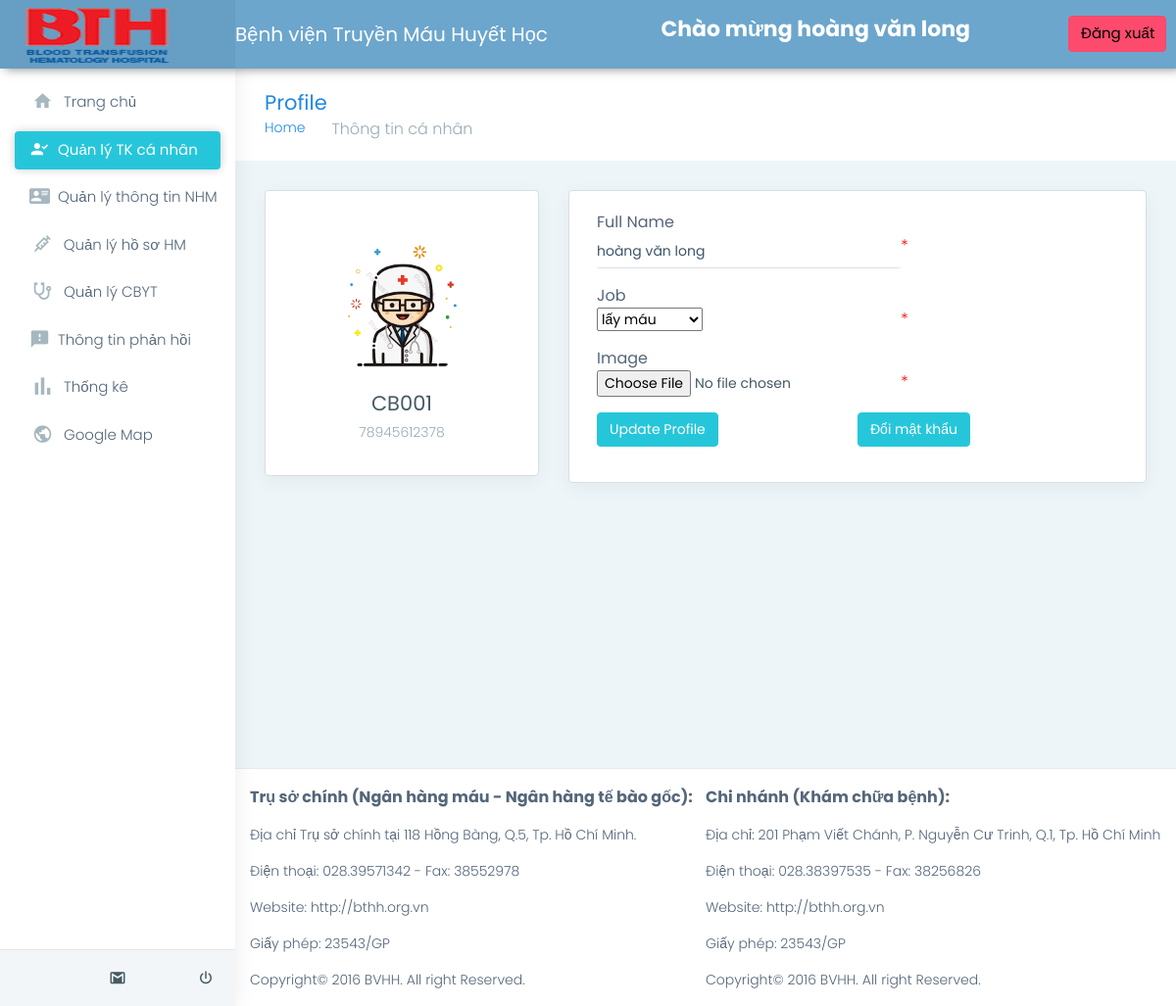
/admin/html/pages-profile.php (signed in), run on the app's committed database.
### tables this page shows
CREATE TABLE `canboyte` (
  `MSCBYT` char(10) NOT NULL,
  `CCCD` char(11) DEFAULT NULL,
  `TEN` varchar(50) DEFAULT NULL,
  `CHUCVU` varchar(20) DEFAULT NULL,
  `password` char(20) DEFAULT NULL,
  `quyen` tinyint(1) DEFAULT NULL,
  `img` tinyint(1) DEFAULT NULL,
  `email` char(50) DEFAULT NULL
);

### admin/html/pages-profile.php (the view, shortened to what this page needs)
<!DOCTYPE html>
<html dir="ltr" lang="en">
<head>
    <link href="css/style.min.css" rel="stylesheet">
</head>
<body>
    <?php
    $nameErr =$cccdErr = $passErr = $jobErr= "";
    $errors= "";
    ?>
    <div id="main-wrapper" data-layout="vertical" data-navbarbg="skin5" data-sidebartype="full"
        data-sidebar-position="absolute" data-header-position="absolute" data-boxed-layout="full">
        <header class="topbar" data-navbarbg="skin6" style="background-color: #6CA6CD;">
            <?php
                include "../include/header.php";
            ?>
        </header>
        <aside class="left-sidebar" data-sidebarbg="skin6">
            <div class="scroll-sidebar">
                <nav class="sidebar-nav">
                    <?php
                        include "../include/left-side.php";
                    ?>
                </nav>
            </div>
            <div class="sidebar-footer">
                <div class="row">
                    <div class="col-4 link-wrap">
                        <a href="" class="link" data-toggle="tooltip" title="" data-original-title="Settings"><i
                                class="ti-settings"></i></a>
                    </div>
                    <div class="col-4 link-wrap">
                        <a href="" class="link" data-toggle="tooltip" title="" data-original-title="Email"><i
                                class="mdi mdi-gmail"></i></a>
                    </div>
                    <div class="col-4 link-wrap">
                        <a href="" class="link" data-toggle="tooltip" title="" data-original-title="Logout"><i
                                class="mdi mdi-power"></i></a>
                    </div>
                </div>
            </div>
        </aside>
        <div class="page-wrapper">
            <div class="page-breadcrumb">
                <div class="row align-items-center">
                    <div class="col-md-6 col-8 align-self-center">
                        <h3 class="page-title mb-0 p-0">Profile</h3>
                        <div class="d-flex align-items-center">
                            <nav aria-label="breadcrumb">
                                <ol class="breadcrumb">
                                    <li class="breadcrumb-item"><a href="trangchu.php">Home</a></li>
                                    <li class="breadcrumb-item active" aria-current="page">Thông tin cá nhân</li>
                                </ol>
                            </nav>
                        </div>
                    </div>
                </div>
            </div>
            <div class="container-fluid">
                <div class="row">
                    <div class="col-lg-4 col-xlg-3 col-md-5">
                        <div class="card">
                            <div class="card-body profile-card">
                                <?php
                                            $cccd=$_SESSION['CCCD'];
                                            $sql = mysql_query("SELECT * FROM canboyte WHERE CCCD='$cccd'");
                                            $row = mysql_fetch_array($sql);
                                        ?>
                                <center class="mt-4"><?php while ($r = mysql_fetch_array($sql)) {
                                    echo "</div>"; } ?><img src="../assets/images/user.png"
                                        class="rounded-circle" width="150" />
                                    <h4 class="card-title mt-2"><?php echo $row['MSCBYT']; ?></h4>
                                    <h6 class="card-subtitle"><?php echo $row['CCCD']; ?></h6>
                                </center>
                            </div>
                        </div>
                    </div>
                    <div class="col-lg-8 col-xlg-9 col-md-7">
                        <div class="card">
                            <div class="card-body">
                                <form class="form-horizontal form-material mx-2" enctype="multipart/form-data" method="POST" action="<?php echo htmlspecialchars($_SERVER["PHP_SELF"]); ?>">
                                    <div class="form-group">
                                        <label class="col-md-12 mb-0">Full Name</label>
                                        <div class="col-md-7" style="float: left;">
                                            <input type="text" name="ho-ten" value="<?php echo $row['TEN']; ?>" class="form-control ps-0 form-control-line">
                                        </div>
                                        <div class="col-md-5" style="float: right;"><span class="error" style="color: red;">* <?php echo $nameErr;?></span>
                                        </div>
                                    </div>
                                    <div class="form-group">
                                        <label class="col-md-12 mb-0">Job</label>
                                        <div class="col-md-7" style="float: left;">
                                            <select name="chucvu">
                                                <option value="lấy máu" <?php if($row['CHUCVU']=='lấy máu'){ ?> selected="selected" <?php } ?>>lấy máu</option>
                                            </select>
                                        </div>
                                        <div class="col-md-5" style="float: right;"><span class="error" style="color: red;">* <?php echo $jobErr;?></span>
                                        </div>
                                    </div>
                                    <div class="form-group">
                                        <label class="col-md-12 mb-0">Image</label>
                                        <div class="col-md-7" style="float: left;">
                                            <input type="file" name="uploadFile"><br>
                                        </div>
                                        <div class="col-md-5" style="float: right;"><span class="error" style="color: red;">* <?php echo $errors;?></span>
                                        </div>
                                    </div>
                                    <div class="form-group">
                                        <div class="col-sm-6 d-flex" style="float: left;">
                                           <button type="submit" name="upttcn" class="btn btn-success mx-auto mx-md-0 text-white" >Update Profile</button>
                                        </div>
                                        <div class="col-sm-6 d-flex">
                                           <a href="changepass.php" class="btn btn-success mx-auto mx-md-0 text-white">Đổi mật khẩu</a>
                                        </div>
                                    </div>
                                </form>
                            </div>
                        </div>
                    </div>
                </div>
            </div>
            <footer class="footer">
                <?php include "../include/footer.php"; ?>
            </footer>
        </div>
    </div>
</body>
</html>

### data on the page
canboyte: MSCBYT "CB001", CCCD "78945612378", ho-ten "hoàng văn long", chucvu "lấy máu"

### other printed values
$_SESSION['TEN'] "hoàng văn long"
